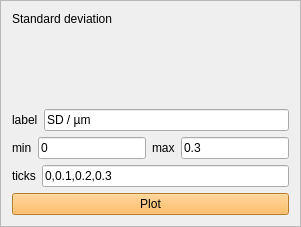
               <widget class="QFrame" name="frame_9">
                <property name="maximumSize">
                 <size>
                  <width>381</width>
                  <height>281</height>
                 </size>
                </property>
                <property name="frameShape">
                 <enum>QFrame::StyledPanel</enum>
                </property>
                <property name="frameShadow">
                 <enum>QFrame::Raised</enum>
                </property>
                <layout class="QVBoxLayout" name="verticalLayout_24">
                 <item>
                  <widget class="QLabel" name="label_27">
                   <property name="text">
                    <string>Standard deviation</string>
                   </property>
                  </widget>
                 </item>
                 <item>
                  <spacer name="verticalSpacer_9">
                   <property name="orientation">
                    <enum>Qt::Vertical</enum>
                   </property>
                   <property name="sizeHint" stdset="0">
                    <size>
                     <width>20</width>
                     <height>77</height>
                    </size>
                   </property>
                  </spacer>
                 </item>
                 <item>
                  <layout class="QHBoxLayout" name="horizontalLayout_21">
                   <item>
                    <widget class="QLabel" name="label_16">
                     <property name="text">
                      <string>label</string>
                     </property>
                    </widget>
                   </item>
                   <item>
                    <widget class="QLineEdit" name="evaluateSDlabelLineEdit">
                     <property name="text">
                      <string>SD / µm</string>
                     </property>
                    </widget>
                   </item>
                  </layout>
                 </item>
                 <item>
                  <layout class="QHBoxLayout" name="horizontalLayout_23">
                   <item>
                    <widget class="QLabel" name="label_18">
                     <property name="text">
                      <string>min</string>
                     </property>
                    </widget>
                   </item>
                   <item>
                    <widget class="QLineEdit" name="evaluateSDminLineEdit">
                     <property name="text">
                      <string>0</string>
                     </property>
                    </widget>
                   </item>
                   <item>
                    <widget class="QLabel" name="label_19">
                     <property name="text">
                      <string>max</string>
                     </property>
                    </widget>
                   </item>
                   <item>
                    <widget class="QLineEdit" name="evaluateSDmaxLineEdit">
                     <property name="text">
                      <string>0.3</string>
                     </property>
                    </widget>
                   </item>
                  </layout>
                 </item>
                 <item>
                  <layout class="QHBoxLayout" name="horizontalLayout_22">
                   <item>
                    <widget class="QLabel" name="label_17">
                     <property name="text">
                      <string>ticks</string>
                     </property>
                    </widget>
                   </item>
                   <item>
                    <widget class="QLineEdit" name="evaluateSDticksLineEdit">
                     <property name="text">
                      <string>0,0.1,0.2,0.3</string>
                     </property>
                    </widget>
                   </item>
                  </layout>
                 </item>
                 <item>
                  <widget class="QPushButton" name="evaluateSDplotButton">
                   <property name="styleSheet">
                    <string notr="true">background-color: rgb(252, 175, 62);</string>
                   </property>
                   <property name="text">
                    <string>Plot</string>
                   </property>
                  </widget>
                 </item>
                </layout>
               </widget>
